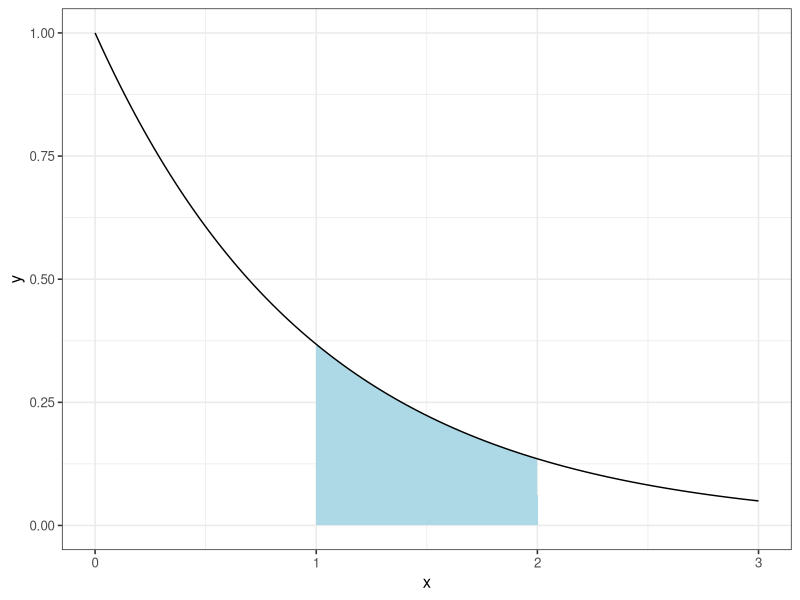
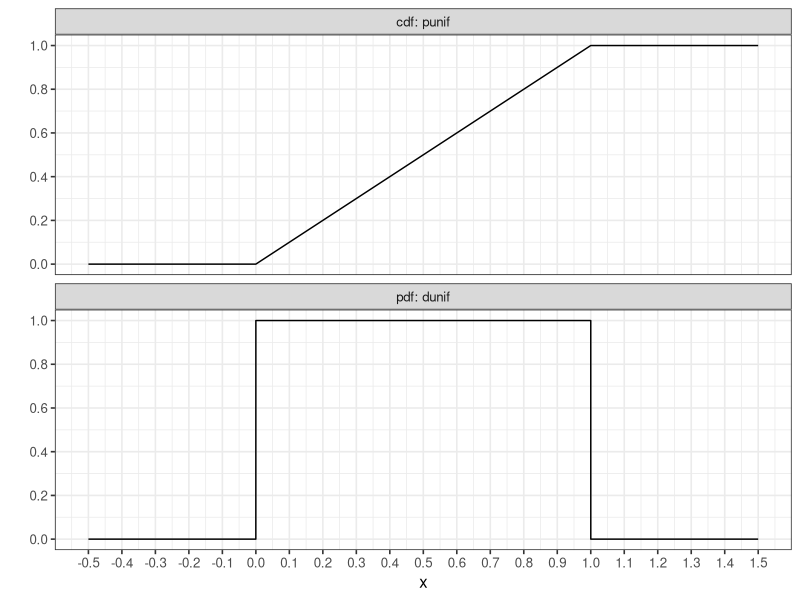
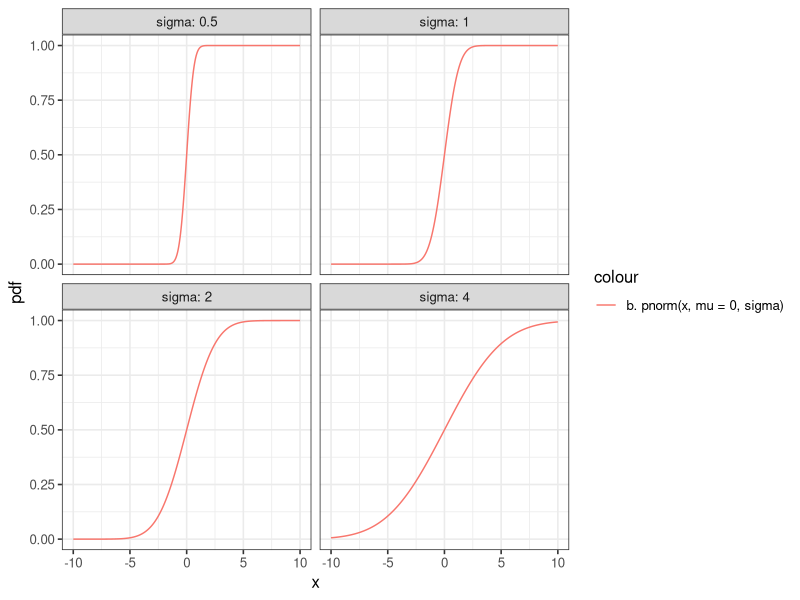
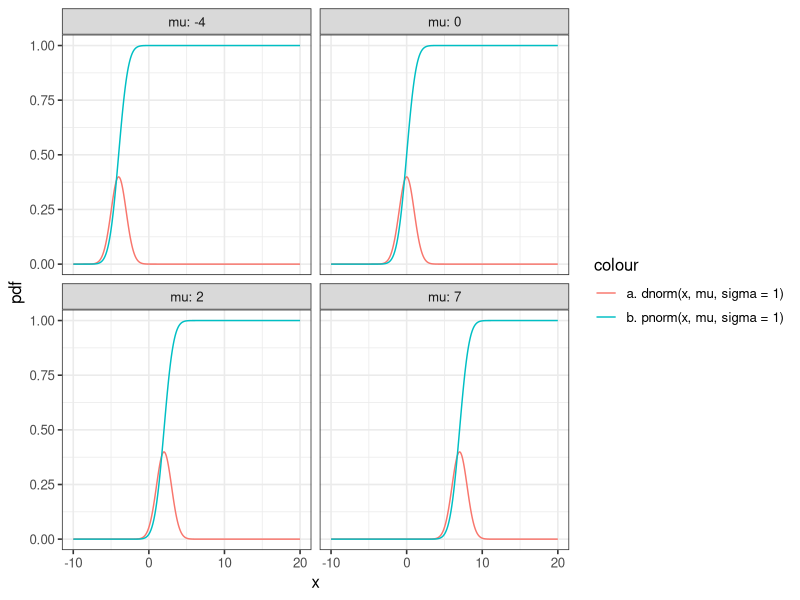
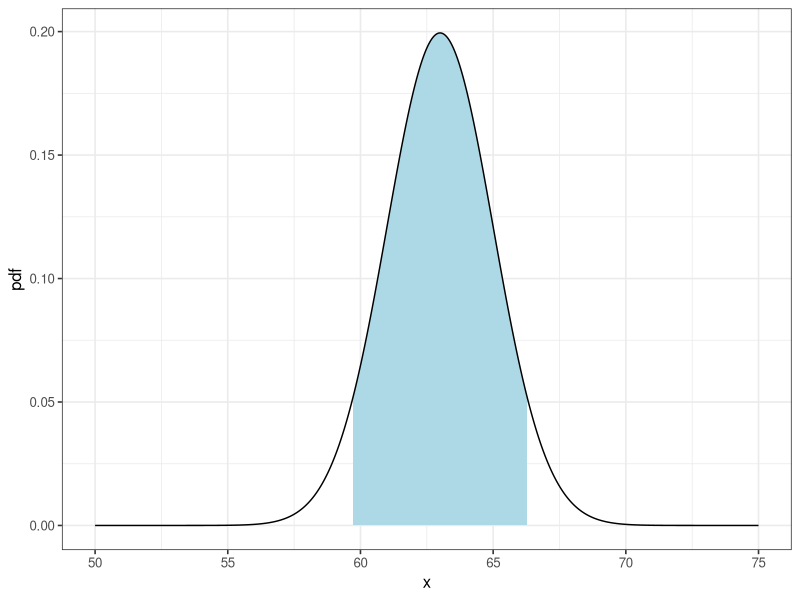
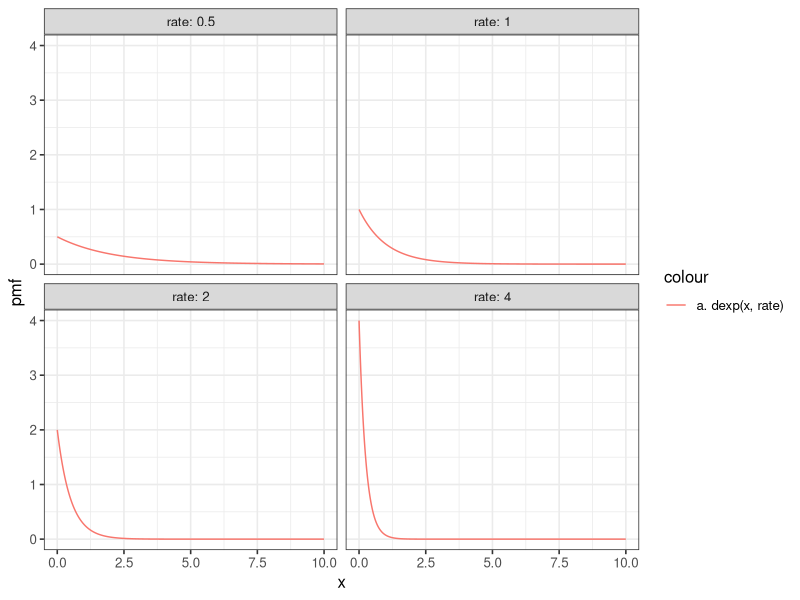

Write the R code that produced these figures, in order.
## ---- chunk 1
knitr::opts_chunk$set(echo = TRUE)

options(dplyr.summarise.inform = FALSE)


library(tidyverse)

# set theme used for plotting
theme_set(theme_bw(base_size = 12))
## ---- chunk 2
exp_tb <- tibble(
  x = seq(0,3,0.01),
  y=exp(-x)
)

ggplot(exp_tb) +
  geom_area(data=filter(exp_tb, x >= 1, x <=2),
            aes(x = x, y = y),
            fill = "lightblue") +
  geom_line(aes(x = x, y = y))


# Numerical integration with R

# Define the function
f_x <- function(x) {exp(-x)}

# Find P(1 <= x <= 2)
# Integrate the function for x between 1 and 2
P1_2 <- integrate(f_x, lower = 1, upper = 2)

## Hugsa at deila vi 1, tvs man hyggur at allari linjuni.
P1_2$value

# Read out the integrate value and the abs. error
#tibble(
#  value = P1_2
#)

# Find P(x >= 1 | x <= 2) = P(1 <= x <= 2) / P(x <= 2)
P1_2 <- integrate(f_x, lower = 1, upper = 2)
P0_2 <- integrate(f_x, lower = 0, upper = 2)

# P(x >= 1 ). ....
## Hvar hettar deilist við tann parting vit eru áhugaði í.
P1_2$value/P0_2$value
## ---- chunk 3
# Example 4.7

tb_dunif <- tibble(
  x = seq(-0.5, 1.5, 0.0001),
  y = dunif(x),
  label = "pdf: dunif"
)

tb_punif <- tibble(
  x = seq(-0.5, 1.5, 0.0001),
  y = punif(x),
  label = "cdf: punif"
)

tb_unif <- 
  rbind(
    tb_dunif,
    tb_punif
  )

ggplot(tb_unif) +
  geom_line(aes(x = x, y = y)) +
  facet_wrap(~ label, 
             ncol= 1) +
  scale_x_continuous(breaks=seq(-0.5, 1.5, 0.1)) +
  scale_y_continuous(breaks=seq(0, 1, 0.2)) +
  ylab("")
## ---- chunk 4
# simulate probabilities
x <- runif(10000)
mean(x > 0.3)

mean(0.2 < x & x < 0.5)

## ---- chunk 5
# Example in book, 4.8... ?

X <- runif(10000, 0, 1)
Y <- runif(10000, 0, 1)

tibble(
  x = X, 
  y = Y, 
  W = pmax(x,y)
)

# pmax is the parallel version of max
W <- pmax(X, Y)
mean(W < 2/3)

# P(W < 2/3)=
(2/3)^2
## ---- chunk 6
# Figure 4.6 shows examples of normal distributions with fixed mean mu = 0 and various value of the standard deviation sigma.

ndata <- NULL
sigma_vec <- c(0.5, 1, 2, 4)
for (i in sigma_vec) {
  tb_data <- NULL
  tb_data <- tibble(
    mu = 0,
    sigma = i,
    x = seq(-10, 10, 0.01),
    y = dnorm(x, mu, sigma),
    pnorm = pnorm(x, mu, sigma)
  )
  ndata <- rbind(ndata, tb_data)
}
# ndata

ggplot(ndata) +
  # geom_bar(aes(x, y), stat = "identity", width = 0.01) +
  # geom_line(aes(x, y, color = "a. dnorm(x, mu = 0, sigma)")) +
  geom_line(aes(x, pnorm, color ="b. pnorm(x, mu = 0, sigma)")) +
  ylab("pdf") +
  facet_wrap(~ sigma, labeller = label_both)

## ---- chunk 7
# Figure 4.7 shows examples of normal distributions with fixed sigma = 1 and various values of mu.

ndata <- NULL
mu_vec <- c(-4, 0, 2, 7)
for (i in mu_vec) {
  tb_data <- NULL
  tb_data <- tibble(
    mu = i,
    sigma = 1,
    x = seq(-10, 20, 0.01),
    y = dnorm(x, mu, sigma),
    pnorm = pnorm(x, mu, sigma)
  )
  ndata <- rbind(ndata, tb_data)
}
# ndata

ggplot(ndata) +
  # geom_bar(aes(x, y), stat = "identity", width = 0.01) +
  geom_line(aes(x, y, color = "a. dnorm(x, mu, sigma = 1)")) +
  geom_line(aes(x, pnorm, color ="b. pnorm(x, mu, sigma = 1)")) +
  ylab("pdf") +
  facet_wrap(~ mu, labeller = label_both)

## ---- chunk 8
# Example 4.22

# what percentage of dog pregnancies last 60 days or fewer?
pnorm(180, 177, 2)

# What percentage of dog pregnancies last 67 days or more?
1 - pnorm(67, 63, 2)

# what range covers the shortest 90% of dog pregnancies?
qnorm(0.90, 63, 2)

# what is the narrowest range of times that covers 90% of the dog pregnancies
qnorm(0.05, 63, 2)
qnorm(0.95, 63, 2)

dog_data <- tibble(x = seq(50, 75, 0.01),
                   mu = 63,
                   sigma = 2,
                   y = dnorm(x, mu, sigma))
dog_data

ggplot(dog_data) +
  geom_area(data=filter(dog_data,
                        x >= qnorm(0.05, 63, 2),
                        x <= qnorm(0.95, 63, 2)),
            aes(x = x, y = y),
            fill = "lightblue") +
  geom_line(aes(x, y)) +
  ylab("pdf")
## ---- chunk 9

Z <- rnorm(10000, )
## ---- chunk 10
# Example 4.24

# what is the probability that 3 or more of the women are 68 inces (5 foot, 8 inches) or taller?
pnorm(68, 65, 2.25, lower.tail = FALSE)
1 - pnorm(68, 65, 2.25)

# ...
sum(dbinom(3:7, 7, 0.09121122))
1 - pbinom(2, 7, 0.09121122)

# How likely is it that ethe team has no players who are 68 inches or taller
dbinom(0, 7, 0.09121122)
## ---- chunk 11
X <- rnorm(10000, 0, 3)
Y <- rnorm(10000, 0, 3)
d <- sqrt(X^2 + Y^2)
mean(d)
## ---- chunk 12
ndata <- NULL
rate_vec <- c(0.5, 1, 2, 4)
for (i in rate_vec) {
  tb_data <- NULL
  tb_data <- tibble(
    rate = i,
    x = seq(0, 10, 0.01),
    y = dexp(x, rate),
    pexp = pexp(x, rate)
  )
  ndata <- rbind(ndata, tb_data)
}
# ndata

ggplot(ndata) +
  geom_line(aes(x, y, color = "a. dexp(x, rate)")) +
  # geom_line(aes(x, pexp, color ="b. pexp(x, rate)")) +
  ylab("pmf") +
  facet_wrap(~ rate, labeller = label_both)

